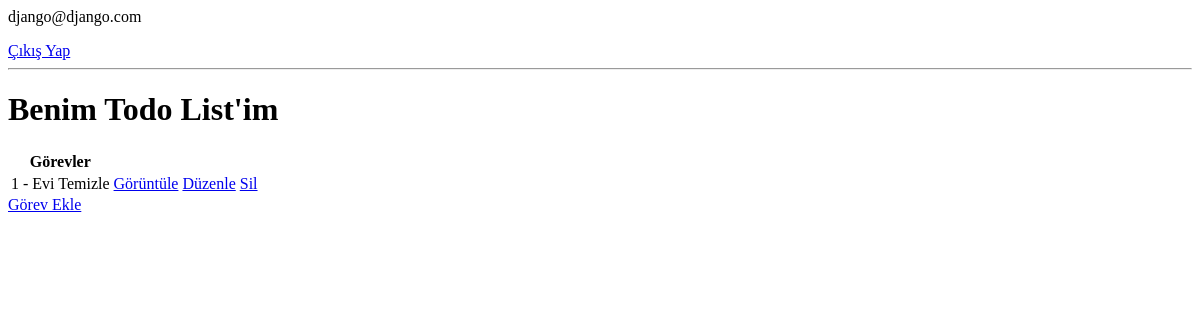
The app's page / (signed in), older data.
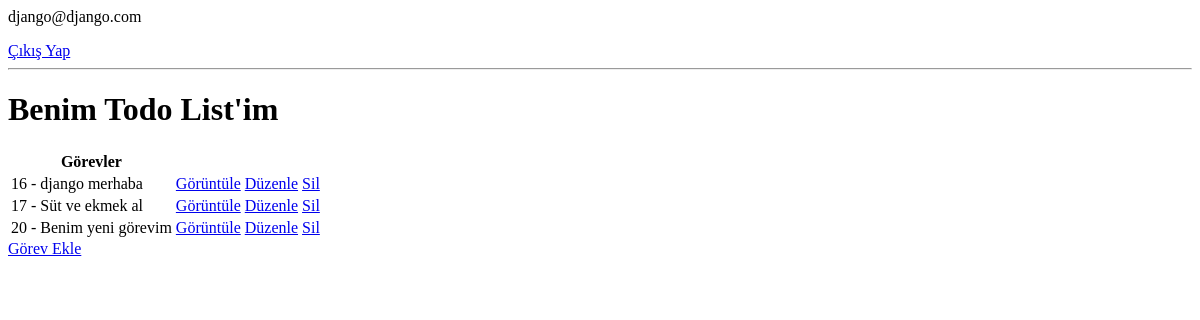
The same page, newer data.
### todo/models.py (models this page shows, shortened)
class Task(models.Model):
    user = models.ForeignKey(User, on_delete=models.CASCADE, null=True, blank=True)
    title = models.CharField(max_length=200, null=True)
    description = models.TextField(null=True, blank=True)
    complete = models.BooleanField(default=False)
    created = models.DateTimeField(auto_now_add=True)
    class Meta:
        ordering = ["complete"]

### todo/views.py (the view)
# urls.py: path("", TaskList.as_view(), name="task"),
class TaskList(LoginRequiredMixin, ListView):
    model = Task
    context_object_name = "task"
    def get_context_data(self, **kwargs):
        context = super().get_context_data(**kwargs)
        context["task"] = context["task"].filter(user=self.request.user)
        context["count"] = context["task"].filter(complete=False).count()
        return context

### todo/templates/todo/task_list.html
{% if request.user.is_authenticated %}
<p>{{ request.user }}</p>
<a href="{% url 'logout' %}">Çıkış Yap</a>
{% else %}
<a href="{% url 'login' %}">Giriş Yap</a>
{% endif %}
<hr>
<h1>Benim Todo List'im</h1>
<table>
    <tr>
        <th>Görevler</th>
    </tr>
    {% for tasks in task %}
    <tr>
        <td>{{ tasks.id }} - {{ tasks.title }}</td>
        <td><a href="{% url 'tasks-detail' tasks.id %}">Görüntüle</a></td>
        <td><a href="{% url 'tasks-update' tasks.id %}">Düzenle</a></td>
        <td><a href="{% url 'tasks-delete' tasks.id %}">Sil</a></td>
    </tr>
    {% empty %}
    <h3>Listelenecek Görev Bulunamadı.</h3>
    {% endfor %}
</table>
<a href="{% url 'tasks-create' %}">Görev Ekle</a>

Row changes from the older to the newer data that the page shows:
no longer on this page (row edited): Task: id "1", title "Evi Temizle"
added Task: id "16", title "django merhaba"
added Task: id "17", title "Süt ve ekmek al"
added Task: id "20", title "Benim yeni görevim"
